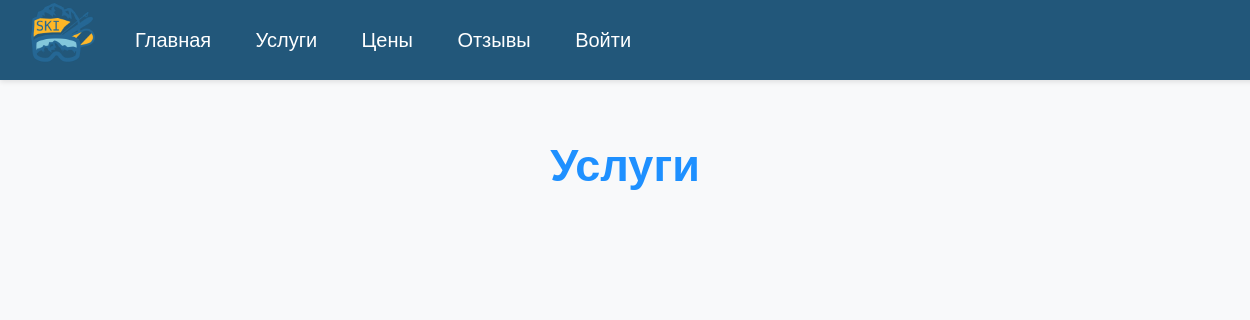
The page /services/ on the database as committed earlier.
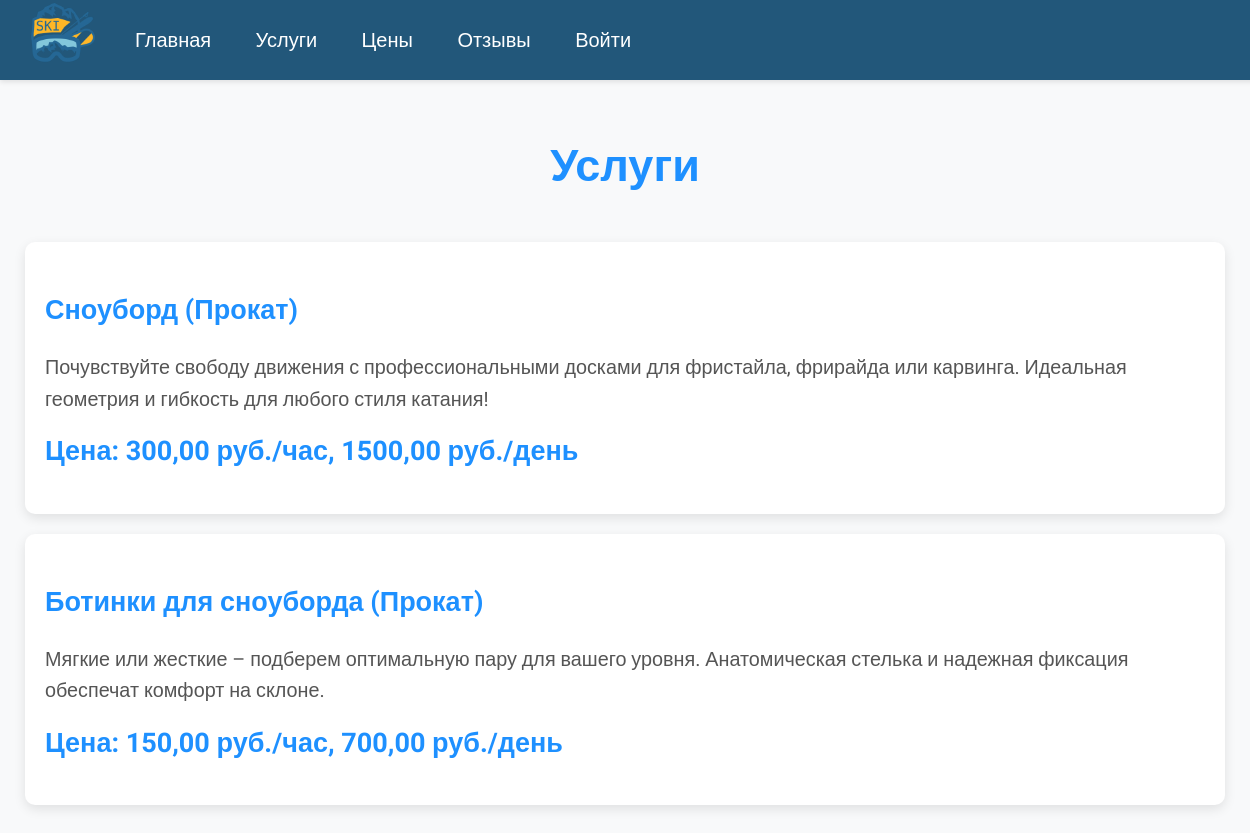
The same page on the database as committed later.
### core/models.py (models this page shows, shortened)
class Service(models.Model):
    name = models.CharField(max_length=100, verbose_name="Название")
    description = models.TextField(blank=True, verbose_name="Описание")
    service_type = models.ForeignKey(ServiceType, on_delete=models.SET_NULL, null=True, verbose_name="Тип услуги")
    equipment = models.ManyToManyField('Equipment', blank=True, verbose_name="Оборудование")
    prices = models.ManyToManyField(Price, blank=True, verbose_name="Цены")
    class Meta:
        verbose_name = "Услуга"
        verbose_name_plural = "Услуги"

class ServiceType(models.Model):
    name = models.CharField(max_length=100, unique=True, verbose_name="Название")
    class Meta:
        verbose_name = "Тип услуги"
        verbose_name_plural = "Типы услуг"

class Price(models.Model):
    name = models.CharField(max_length=100, verbose_name="Название")
    price_per_hour = models.DecimalField(max_digits=10, decimal_places=2, validators=[MinValueValidator(0)], verbose_name="Цена за час")
    price_per_day = models.DecimalField(max_digits=10, decimal_places=2, validators=[MinValueValidator(0)], verbose_name="Цена за день")
    class Meta:
        verbose_name = "Цена"
        verbose_name_plural = "Цены"

### core/views.py (the view)
# urls.py: path('services/', views.services_view, name='services'),
def services_view(request):
    services = Service.objects.all()
    service_types = ServiceType.objects.all()
    bookings = Booking.objects.filter(user=request.user) if request.user.is_authenticated else None
    return render(request, 'services.html',
                  {'services': services, 'service_types': service_types, 'bookings': bookings})

### core/templates/services.html (shortened to what this page needs)
{% extends 'base.html' %}
{% block content %}
<div class="container">
    <h1>Услуги</h1>
    <ul>
        {% for service in services %}
            <li>
                <h3>{{ service.name }} ({{ service.service_type.name|default:"—" }})</h3>
                <p>{{ service.description|default:"Нет описания" }}</p>
                <div class="price-container">
                    <div class="price">
                        {% with price=service.prices.first %}
                            {% if price %}
                                Цена: {{ price.price_per_hour }} руб./час, {{ price.price_per_day }} руб./день
                            {% else %}
                                Цена: не указана
                            {% endif %}
                        {% endwith %}
                    </div>
                </div>
            </li>
        {% endfor %}
    </ul>
</div>
{% endblock %}

### core/templates/base.html (shortened to what this page needs)
<!DOCTYPE html>
{% load static %}
<html lang="ru">
<head>
    <link rel="stylesheet" href="{% static 'css/style.css' %}">
</head>
<body>
<header>
    <nav class="navbar">
        <a href="{% url 'home' %}" class="logo-link">
            <img src="{% static 'image/logo1.png' %}" alt="Логотип курорта" class="logo">
        </a>
        <div class="nav-links">
            <a href="{% url 'home' %}">Главная</a>
            <a href="{% url 'services' %}">Услуги</a>
            <a href="{% url 'pricing' %}">Цены</a>
            <a href="{% url 'review_list' %}">Отзывы</a>
            {% if user.is_authenticated %}
                {% if user.is_staff %}
                    <a href="{% url 'bookings_admin' %}">Бронирования</a>
                {% endif %}
                {% if user.is_superuser %}
                    <a href="/admin/" class="admin-link">Администрирование</a>
                {% endif %}
                {% if not user.is_staff %}
                    <a href="{% url 'profile' %}">Профиль</a>
                {% endif %}
                <form class="logoutButton" id="logout-form" method="post" action="/logout/">
                    {% csrf_token %}
                    <button type="submit">Выйти</button>
                </form>
            {% else %}
                <a href="{% url 'login' %}">Войти</a>
            {% endif %}
        </div>
    </nav>
</header>
<main>
    {% block content %}{% endblock %}
</main>
</body>
</html>

### core/static/css/style.css (style rules this page uses)
body { font-family: 'Roboto', sans-serif; margin: 0; padding: 0; background-color: #22577a; color: #333; font-size: 18px; }
.navbar { background-color: #22577a; color: #fff; padding: 10px 20px; display: flex; align-items: center; position: fixed; top: 0; left: 0; width: 100%; justify-content: flex-start; box-shadow: 0px 2px 5px rgba(0, 0, 0, 0.1); z-index: 1000; height: 60px; }
.navbar .logo-link { margin-right: 20px; }
.navbar .logo { width: 80px; height: auto; }
.nav-links a { color: #fff; text-decoration: none; padding: 10px 15px; margin-right: 10px; font-weight: 500; font-size: 20px; transition: all 0.3s ease; position: relative; }
.nav-links a::after { content: ''; position: absolute; left: 0; bottom: 0; width: 100%; height: 2px; background-color: #FFD700; transform: scaleX(0); transform-origin: bottom right; transition: transform 0.3s ease; }

### core/templates/services.html (style rules this page uses)
body { font-family: 'Roboto', sans-serif; margin: 0; padding: 0; background-color: #f8f9fa; color: #343a40; line-height: 1.6; }
.container { width: 100%; max-width: 1200px; margin: 0 auto; padding: 20px; margin-top: 80px; }
h1 { color: #1e90ff; text-align: center; margin-bottom: 40px; font-size: 2.5em; font-weight: 700; }
ul { list-style-type: none; padding: 0; margin: 0; }
li { background-color: #fff; padding: 20px; margin-bottom: 20px; border-radius: 10px; box-shadow: 0 4px 12px rgba(0, 0, 0, 0.1); transition: transform 0.3s ease, box-shadow 0.3s ease; position: relative; }
li h3 { color: #1e90ff; font-size: 1.5em; margin-bottom: 10px; font-weight: 700; }
li p { color: #555; font-size: 1.1em; margin-bottom: 15px; }
.price-container { display: flex; justify-content: space-between; align-items: center; margin-bottom: 20px; }
.price { color: #1e90ff; font-size: 1.5em; font-weight: 700; }

Rows that differ between the two databases and show on the page:
added Service: name "Сноуборд", service_type.name "Прокат", description "Почувствуйте свободу движения с профессиональными досками для фристайла, фрирайда или карвинга. Идеальная геометрия и гибкость для любого стиля катания!", prices.first.price_per_hour "300,00", prices.first.price_per_day "1500,00"
added Service: name "Ботинки для сноуборда", service_type.name "Прокат", description "Мягкие или жесткие – подберем оптимальную пару для вашего уровня. Анатомическая стелька и надежная фиксация обеспечат комфорт на склоне.", prices.first.price_per_hour "150,00", prices.first.price_per_day "700,00"
